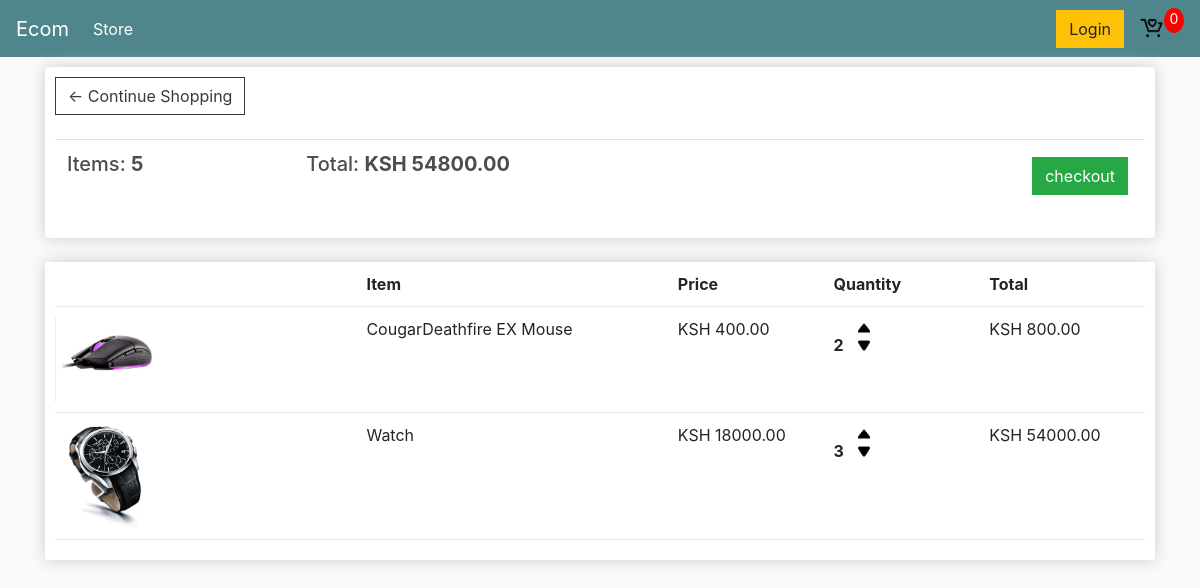
The app's page /cart/ (signed in) with its own data.
### stores/models.py (models this page shows, shortened)
class Order(models.Model):
    customer = models.ForeignKey(Customer, on_delete=models.SET_NULL, blank=True, null=True)
    date_ordered = models.DateTimeField(auto_now_add=True)
    complete = models.BooleanField(default=False, null=True, blank=False)
    transaction_id = models.CharField(max_length=200, null=True)
    @property
    def get_cart_total(self):
        orderitems = self.orderitem_set.all()
        total = sum([item.get_total for item in orderitems])
        return total
    @property
    def get_cart_items(self):
        orderitems = self.orderitem_set.all()
        total = sum([item.quantity for item in orderitems])
        return total

class OrderItem(models.Model):
    product = models.ForeignKey(Product, on_delete=models.SET_NULL, blank=True, null=True)
    Order = models.ForeignKey(Order, on_delete=models.SET_NULL, blank=True, null=True)
    quantity = models.IntegerField(default=0, null=True, blank=True)
    date_added = models.DateTimeField(auto_now_add=True)
    @property
    def get_total(self):
        total = self.product.price * self.quantity
        return total

class Product(models.Model):
    name = models.CharField(max_length=200, null=True)
    price = models.FloatField()
    digital = models.BooleanField(default=False, null=True, blank=False)
    image = models.ImageField(null=True, blank=True)
    @property
    def imageURL(self):
        try:
            url = self.image.url
        except:
            url = ''
        return url

### stores/views.py (the view)
# urls.py: path('cart/', views.cart, name="cart" ),
def cart(request):
    if request.user.is_authenticated:
        customer = request.user.customer
        order, created = Order.objects.get_or_create(customer=customer, complete=False)
        items = order.orderitem_set.all()
    else:
        items = []
        order = {'get_cart_total':0, 'get_cart_items':0}
    context = {'items' : items, 'order' : order}
    return render(request, 'store/cart.html', context)

### stores/Templates/store/cart.html
{% extends 'store/main.html' %}
{%load static%}
{%block content%}
<div class="row">
    <div class="col-lg-12">
        <div class="box-element">
            <a class="btn btn-outline-dark" href="{% url 'store' %}" >&#x2190; Continue Shopping</a>
            <br>
            <br>
            <table class="table">
                <tr>
                    <th><h5>Items: <strong>{{order.get_cart_items}}</strong></h5></th>
                    <th><h5>Total: <strong>KSH {{order.get_cart_total|floatformat:2}}</strong></h5></th>
                    <th>
                        <a style="float:right; margin:5px" class="btn btn-success" href="{% url 'checkout' %}">checkout</a>
                    </th>
                </tr>
            </table>
        </div>
        <br>
        <div class="box-element">
        <div class="cart-row">
            <div style="flex:2"></div>
            <div style="flex:2"><strong>Item</strong></div>
            <div style="flex:1"><strong>Price</strong></div>
            <div style="flex:1"><strong>Quantity</strong></div>
            <div style="flex:1"><strong>Total</strong></div>
        </div>
            {% for item in items %}
            <div class="cart-row">
                <div style="flex:2"><img class="row-image"   src="{{item.product.imageURL}}"> </div>
                <div style="flex:2">{{item.product.name}}</div>
                <div style="flex:1">KSH {{item.product.price|floatformat:2}}</div>
                <div style="flex:1">
                    <p class="quantity">{{item.quantity}}</p>
                    <div class="quantity">
                        <img class="chg-quantity" src="{% static 'images/arrow_up.png' %}">
                        <img class="chg-quantity" src="{% static 'images/arrow_down.png' %}">
                    </div>
                </div>
                <div style="flex:1">KSH {{item.get_total|floatformat:2}}</div>
            </div>
            {% endfor %}
        </div>
    </div>
</div>
{%endblock content%}

### stores/Templates/store/main.html (shortened to what this page needs)
<html>
    <head>
        <link rel="stylesheet" href="https://cdn.jsdelivr.net/npm/bootstrap@4.1.3/dist/css/bootstrap.min.css">
        <title>Ecom</title> {% load static %}
        <link rel="stylesheet" type="text/css" href="{% static 'css/main.css' %}">
    </head>
    <body>
      <nav class="navbar navbar-expand-lg navbar-dark bg-dark">
        <a class="navbar-brand" href="{%url 'store' %}">Ecom</a>
        <div class="collapse navbar-collapse" id="navbarSupportedContent">
          <ul class="navbar-nav mr-auto">
            <li class="nav-item active">
              <a class="nav-link" href="{%url 'store' %}">Store <span class="sr-only">(current)</span></a>
            </li>
          </ul>
          <div class="form-inline my-2 my-lg-0">
            <a href="#" class="btn btn-warning" >Login</a>
            <a href="{% url 'cart' %}">
                <img id="cart-icon" src="{% static 'images/cart.png' %}">
            </a>
            <p id="cart-total">0</p>
          </div>
        </div>
      </nav>
        <div class="container">
            {% block content %}
            {% endblock content %}
        </div>
    </body>
</html>

### static/css/main.css (style rules this page uses)
body { background-color: hsl(0, 0%, 98%); }
h1,h2,h3,h4,h5,h6 { color:hsl(0, 0%, 30%); }
.box-element { box-shadow:hsl(0, 0%, 80%) 0 0 16px; background-color: #fff; border-radius: 4px; padding: 10px; }
.bg-dark { background-color: #4f868c!important; }
#cart-icon { width:25px; display: inline-block; margin-left: 15px; }
#cart-total { display: block; text-align: center; color:#fff; background-color: red; width: 20px; height: 25px; border-radius: 50%; font-size: 14px; }
.col-lg-4, .col-lg-6, .col-lg-8, .col-lg-12 { margin-top: 10px; }
.btn { border-radius: 0; }
.row-image { width: 100px; }
.cart-row { display: flex; align-items: flex-stretch; padding-bottom: 10px; margin-bottom: 10px; border-bottom: 1px solid #ececec; }
.quantity { display: inline-block; font-weight: 700; padding-right:10px; }
.chg-quantity { width: 12px; cursor: pointer; display: block; margin-top: 5px; transition:.1s; }

### records on screen
Order: get_cart_items "5", get_cart_total "54800.00"
OrderItem: product.imageURL (picture), product.name "CougarDeathfire EX Mouse", product.price "400.00", quantity "2", get_total "800.00"
OrderItem: product.imageURL (picture), product.name "Watch", product.price "18000.00", quantity "3", get_total "54000.00"
